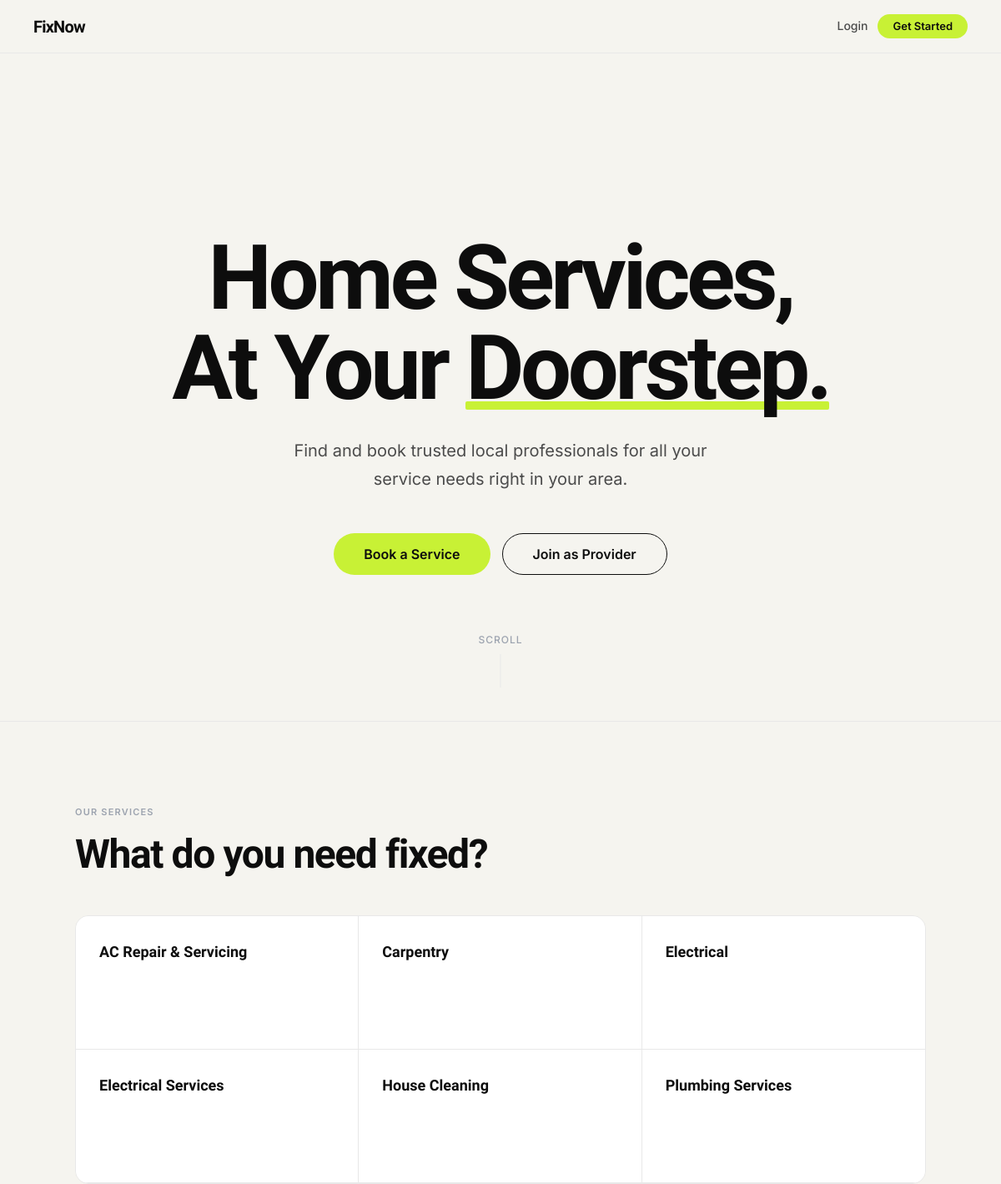
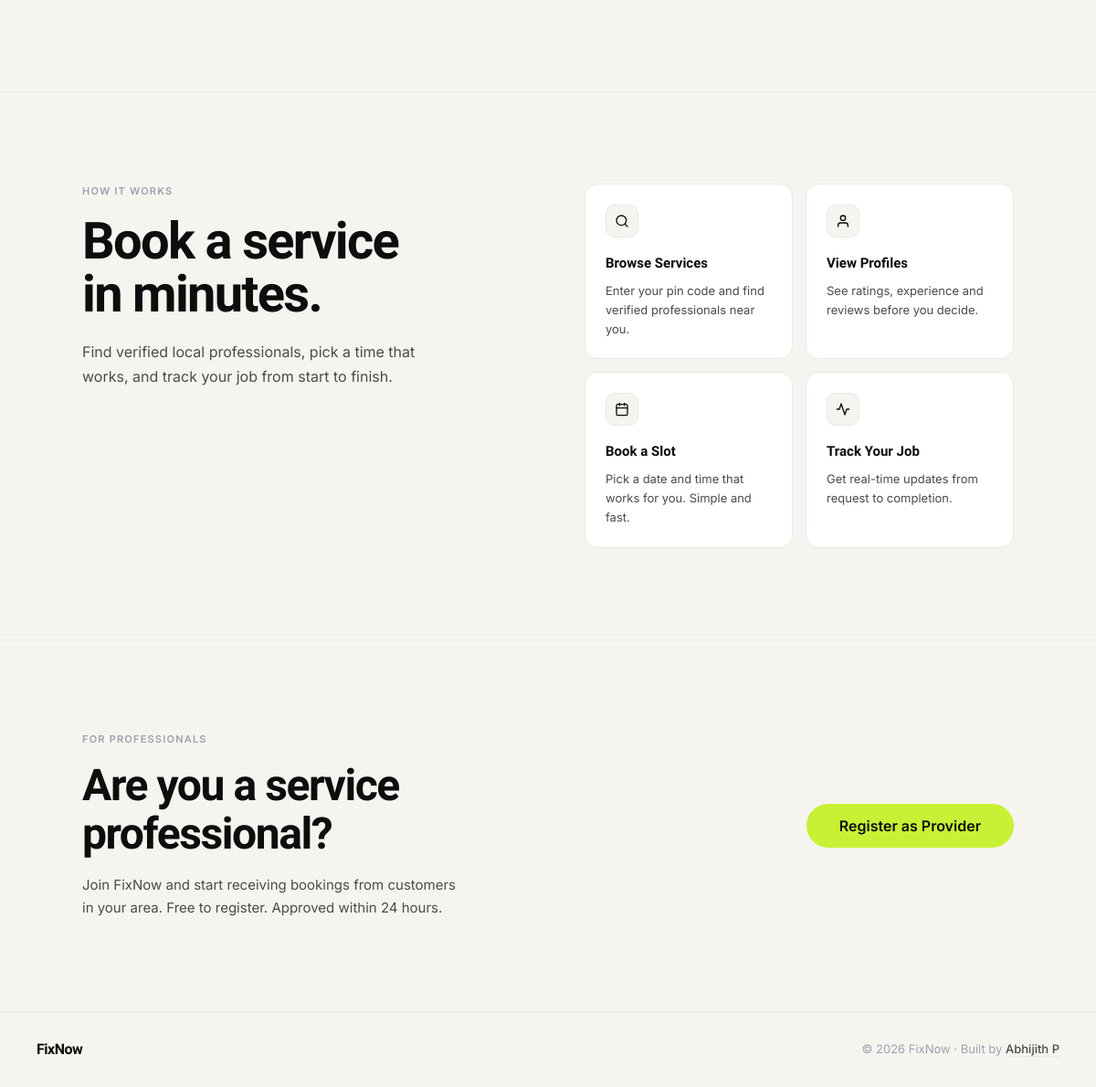
The page / on the database its author committed (2 pictures, top to bottom).
### fixnow_app/models.py (models this page shows, shortened)
class ServiceCategory(models.Model):
    name = models.CharField(max_length=100)
    slug = models.SlugField(unique=True)
    icon = models.ImageField(upload_to='category_icons/', blank=True, null=True)
    description = models.TextField(blank=True)
    is_active = models.BooleanField(default=True)
    created_at = models.DateTimeField(auto_now_add=True)
    class Meta:
        verbose_name_plural = 'Service Categories'
        ordering = ['name']

### fixnow_app/views/auth_views.py (the view)
# urls.py: path('', views.home, name='home'),
def home(request):
    if request.user.is_authenticated and request.user.user_type == 'provider':
        return redirect('provider_dashboard')
    from ..models import ServiceCategory
    categories = ServiceCategory.objects.filter(is_active=True, providers__status='approved').distinct()
    return render(request, 'home.html', {'categories': categories})

### templates/home.html (shortened to what this page needs)
{% load static %}
<!DOCTYPE html>
<html lang="en">
<head>
    <link rel="stylesheet" href="{% static 'css/fixnow.css' %}">
</head>
<body>
<nav class="fn-navbar">
    <a href="{% url 'home' %}" class="fn-navbar__logo">FixNow</a>
    <div class="fn-navbar__links">
        {% if request.user.is_authenticated %}
            {% if request.user.user_type == 'provider' %}
                <a href="{% url 'provider_dashboard' %}" class="fn-navbar__link">Dashboard</a>
            {% else %}
                <a href="{% url 'customer_dashboard' %}" class="fn-navbar__link">My Bookings</a>
            {% endif %}
            <a href="{% url 'user_logout' %}" class="fn-btn fn-btn-primary fn-btn-sm">Logout</a>
        {% else %}
            <a href="{% url 'user_login' %}" class="fn-navbar__link">Login</a>
            <a href="{% url 'customer_register' %}" class="fn-btn fn-btn-primary fn-btn-sm">Get Started</a>
        {% endif %}
    </div>
</nav>
<section class="hero">
    <h1 class="hero__headline">
        Home Services,<br>
        At Your <span class="fn-highlight">Doorstep.</span>
    </h1>
    <p class="hero__sub">
        Find and book trusted local professionals for all your service needs right in your area.
    </p>
    <div class="hero__btns">
        {% if request.user.is_authenticated %}
            {% if request.user.user_type == 'provider' %}
                <a href="{% url 'provider_dashboard' %}" class="fn-btn fn-btn-primary fn-btn-lg">Go to Dashboard</a>
            {% else %}
                <a href="#services" class="fn-btn fn-btn-primary fn-btn-lg">Browse Services</a>
            {% endif %}
        {% else %}
            <a href="{% url 'customer_register' %}" class="fn-btn fn-btn-primary fn-btn-lg">Book a Service</a>
            <a href="{% url 'provider_register' %}" class="fn-btn fn-btn-secondary fn-btn-lg">Join as Provider</a>
        {% endif %}
    </div>
    <div class="hero__scroll">
        Scroll
    </div>
</section>
<section id="services" class="services-section">
    <div class="fn-container">
        <div class="services-header">
            <span class="fn-section-label">Our Services</span>
            <h2 class="fn-display fn-display-md">What do you need fixed?</h2>
        </div>
        <div class="services-grid">
            {% for category in categories %}
            <a href="{% url 'service_category' category.slug %}" class="service-card">
                <span class="service-card__name">{{ category.name }}</span>
            </a>
            {% empty %}
            <p style="padding:32px; color:var(--fn-text-3); font-size:14px;">No services listed yet.</p>
            {% endfor %}
        </div>
    </div>
</section>
<section class="how-section">
    <div class="fn-container">
        <div class="how-inner">
            <div class="how-left">
                <span class="fn-section-label">How It Works</span>
                <h2 class="how-left__heading">Book a service<br>in minutes.</h2>
                <p class="how-left__sub">
                    Find verified local professionals, pick a time that works,
                    and track your job from start to finish.
                </p>
            </div>
            <div class="how-right">
                <div class="how-grid">
                    <div class="how-card">
                        <div class="how-card__icon">
                            <svg viewBox="0 0 24 24"><circle cx="11" cy="11" r="8"/><path d="m21 21-4.35-4.35"/></svg>
                        </div>
                        <div class="how-card__title">Browse Services</div>
                        <div class="how-card__desc">Enter your pin code and find verified professionals near you.</div>
                    </div>
                    <div class="how-card">
                        <div class="how-card__icon">
                            <svg viewBox="0 0 24 24"><path d="M20 21v-2a4 4 0 0 0-4-4H8a4 4 0 0 0-4 4v2"/><circle cx="12" cy="7" r="4"/></svg>
                        </div>
                        <div class="how-card__title">View Profiles</div>
                        <div class="how-card__desc">See ratings, experience and reviews before you decide.</div>
                    </div>
                    <div class="how-card">
                        <div class="how-card__icon">
                            <svg viewBox="0 0 24 24"><rect x="3" y="4" width="18" height="18" rx="2" ry="2"/><line x1="16" y1="2" x2="16" y2="6"/><line x1="8" y1="2" x2="8" y2="6"/><line x1="3" y1="10" x2="21" y2="10"/></svg>
                        </div>
                        <div class="how-card__title">Book a Slot</div>
                        <div class="how-card__desc">Pick a date and time that works for you. Simple and fast.</div>
                    </div>
                    <div class="how-card">
                        <div class="how-card__icon">
                            <svg viewBox="0 0 24 24"><polyline points="22 12 18 12 15 21 9 3 6 12 2 12"/></svg>
                        </div>
                        <div class="how-card__title">Track Your Job</div>
                        <div class="how-card__desc">Get real-time updates from request to completion.</div>
                    </div>
                </div>
            </div>
        </div>
    </div>
</section>
<section class="cta-section">
    <div class="fn-container">
        <div class="cta-inner">
            <div class="cta-left">
                <span class="fn-section-label">For Professionals</span>
                <h2 class="cta-left__heading">Are you a service<br>professional?</h2>
                <p class="cta-left__sub">
                    Join FixNow and start receiving bookings from customers
                    in your area. Free to register. Approved within 24 hours.
                </p>
            </div>
            <div class="cta-right">
                <a href="{% url 'provider_register' %}" class="fn-btn fn-btn-primary fn-btn-lg">
                    Register as Provider
                </a>
            </div>
        </div>
    </div>
</section>
<footer class="fn-footer">
    <span class="fn-footer__logo">FixNow</span>
    <span class="fn-footer__copy">
        © 2026 FixNow · Built by
        <a href="https://abhijithp.vercel.app/" target="_blank" rel="noopener">Abhijith P</a>
    </span>
</footer>
</body>
</html>

### static/css/fixnow.css (style rules this page uses)
:root { --fn-bg: #f5f4ef; --fn-bg-card: #ffffff; --fn-border: #e8e8e8; --fn-text-1: #0d0d0d; --fn-text-2: #4b4b4b; --fn-text-3: #9ca3af; --fn-accent: #c8f135; --fn-accent-dark: #a8cc1a; --fn-red: #ef4444; --fn-font-head: 'Plus Jakarta Sans', sans-serif; --fn-font-body: 'Inter', sans-serif; --fn-radius-card: 16px; --fn-radius-btn: 50px; --fn-shadow-card: 0 1px 3px rgba(0,0,0,0.06); --fn-shadow-action: 0 4px 16px rgba(0,0,0,0.10); --fn-max-width: 1100px; --fn-pad-section: 100px; --fn-pad-mobile: 40px; }
*, *::before, *::after { box-sizing: border-box; margin: 0; padding: 0; }
html { scroll-behavior: smooth; }
body { font-family: var(--fn-font-body); background: var(--fn-bg); color: var(--fn-text-1); font-size: 15px; line-height: 1.6; -webkit-font-smoothing: antialiased; }
a { color: inherit; text-decoration: none; }
p { margin-bottom: 1em; }
p:last-child { margin-bottom: 0; }
.fn-display { font-family: var(--fn-font-head); font-weight: 800; line-height: 1.05; letter-spacing: -0.03em; color: var(--fn-text-1); }
.fn-display-md { font-size: clamp(28px, 4vw, 48px); }
.fn-section-label { font-family: var(--fn-font-body); font-size: 11px; font-weight: 600; letter-spacing: 1.2px; text-transform: uppercase; color: var(--fn-text-3); margin-bottom: 16px; display: block; }
.fn-highlight { position: relative; display: inline-block; }
.fn-highlight::after { content: ''; position: absolute; bottom: 4px; left: 0; width: 100%; height: 10px; background: var(--fn-accent); z-index: -1; border-radius: 2px; }
.fn-container { max-width: var(--fn-max-width); margin: 0 auto; padding: 0 40px; }
.fn-navbar { position: sticky; top: 0; z-index: 100; background: var(--fn-bg); border-bottom: 1px solid var(--fn-border); padding: 0 40px; height: 64px; display: flex; align-items: center; justify-content: space-between; }
.fn-navbar__logo { font-family: var(--fn-font-head); font-size: 20px; font-weight: 800; letter-spacing: -0.04em; color: var(--fn-text-1); text-decoration: none; }
.fn-navbar__links { display: flex; align-items: center; gap: 12px; }
.fn-navbar__link { font-size: 14px; font-weight: 500; color: var(--fn-text-2); text-decoration: none; transition: color 0.2s; }
.fn-btn { display: inline-flex; align-items: center; justify-content: center; gap: 8px; padding: 12px 28px; border-radius: var(--fn-radius-btn); font-family: var(--fn-font-body); font-size: 14px; font-weight: 600; border: none; cursor: pointer; text-decoration: none; transition: all 0.2s; white-space: nowrap; line-height: 1; }
.fn-btn-primary { background: var(--fn-accent); color: var(--fn-text-1); }
.fn-btn-secondary { background: transparent; color: var(--fn-text-1); border: 1.5px solid var(--fn-text-1); }
.fn-btn-sm { padding: 8px 18px; font-size: 13px; }
.fn-btn-lg { padding: 16px 36px; font-size: 16px; }
.fn-footer { border-top: 1px solid var(--fn-border); padding: 28px 40px; display: flex; justify-content: space-between; align-items: center; background: var(--fn-bg); margin-top: auto; }
.fn-footer__logo { font-family: var(--fn-font-head); font-size: 16px; font-weight: 800; letter-spacing: -0.03em; color: var(--fn-text-1); }
.fn-footer__copy { font-size: 13px; color: var(--fn-text-3); }
.fn-footer__copy a { color: var(--fn-text-2); font-weight: 500; text-decoration: underline; text-decoration-color: var(--fn-border); text-underline-offset: 3px; transition: color 0.2s; }

### rows shown on the page
ServiceCategory: name "AC Repair & Servicing"
ServiceCategory: name "Carpentry"
ServiceCategory: name "Electrical"
ServiceCategory: name "Electrical Services"
ServiceCategory: name "House Cleaning"
ServiceCategory: name "Plumbing Services"
